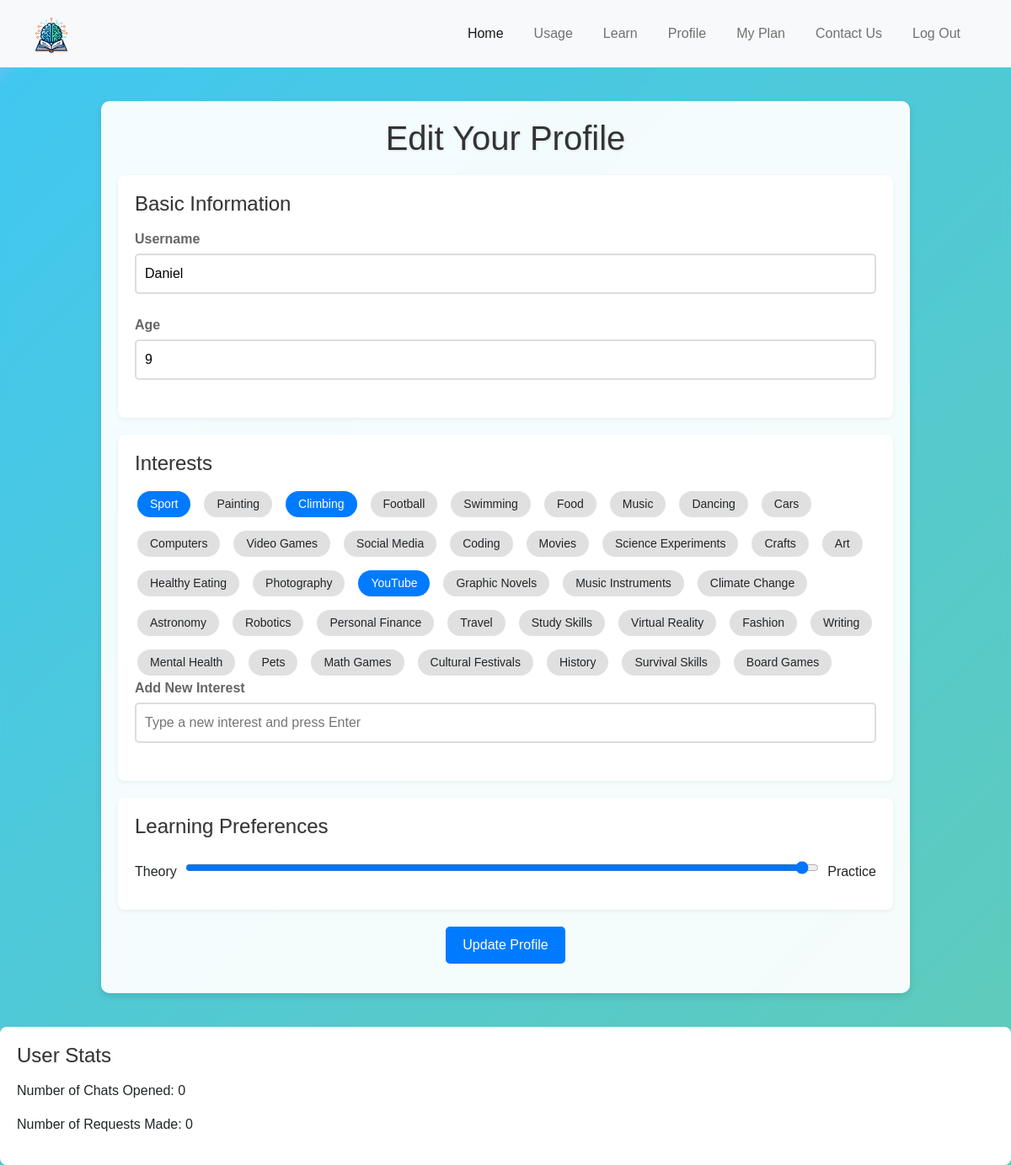
Screenshot of /profile (signed in) with the database file from the repository.
### tables this page shows
CREATE TABLE users (
    id INTEGER PRIMARY KEY AUTOINCREMENT,
    username TEXT NOT NULL UNIQUE,
    password TEXT NOT NULL
, age INTEGER, learning_preference INTEGER, likes TEXT, chats_opened INTEGER DEFAULT 0, requests_made INTEGER DEFAULT 0);

### app.py (the view)
@app.route("/profile", methods=["GET", "POST"])
@login_required
def profile():
    conn = get_db_connection("users.db")
    cursor = conn.cursor()
    if request.method == "POST":
        username = request.form['username']
        age = request.form['age']
        likes = ','.join(request.form.getlist('likes'))
        learning_preference = request.form['learning_preference']
        new_interest = request.form.get('new_interest')
        if new_interest:
            likes += f",{new_interest}"
        try:
            cursor.execute("UPDATE users SET username = ?, age = ?, likes = ?, learning_preference = ? WHERE id = ?",
                           (username, age, likes, learning_preference, session['user_id']))
            conn.commit()
            flash("Profile updated successfully", "info")
        finally:
            conn.close()
        return redirect(url_for('learn_mathematics'))
    else:
        cursor.execute("SELECT * FROM users WHERE id = ?", (session['user_id'],))
        user = dict(cursor.fetchone())
        user['likes'] = user['likes'].split(',') if user['likes'] else []
        conn.close()
        return render_template("profile.html", user=user)

### app.py (called while the page is built)
@app.after_request
def after_request(response):
    response.headers["Cache-Control"] = "no-cache, no-store, must-revalidate"
    response.headers["Expires"] = 0
    response.headers["Pragma"] = "no-cache"
    return response

### helpers.py (called while the page is built)
def login_required(f):
    @wraps(f)
    def decorated_function(*args, **kwargs):
        if session.get("user_id") is None:
            return redirect("/login")
        return f(*args, **kwargs)
    return decorated_function

def get_db_connection(db_name):
    conn = sqlite3.connect(db_name)
    conn.row_factory = sqlite3.Row  # to access columns by name
    return conn

### templates/profile.html (shortened to what this page needs)
{% extends "layout.html" %}
{% block content %}
<link rel="stylesheet" href="{{ url_for('static', filename='profile_styles.css') }}">
<div class="profile-container">
    <h1>Edit Your Profile</h1>
    <form method="POST" action="/profile" class="profile-form">
        <div class="form-section">
            <h2>Basic Information</h2>
            <div class="form-group">
                <label for="username">Username</label>
                <input type="text" id="username" name="username" value="{{ user.username }}" required>
            </div>
            <div class="form-group">
                <label for="age">Age</label>
                <input type="number" id="age" name="age" value="{{ user.age }}" required>
            </div>
        </div>
        <div class="form-section">
            <h2>Interests</h2>
            <div class="topics-container" id="topics-container">
                {% for topic in [
                    'Sport', 'Painting', 'Climbing', 'Football', 'Swimming', 'Food', 'Music', 'Dancing',
                    'Cars', 'Computers', 'Video Games', 'Social Media', 'Coding', 'Movies', 'Science Experiments',
                    'Crafts', 'Art', 'Healthy Eating', 'Photography', 'YouTube', 'Graphic Novels',
                    'Music Instruments', 'Climate Change', 'Astronomy', 'Robotics', 'Personal Finance', 'Travel',
                    'Study Skills', 'Virtual Reality', 'Fashion', 'Writing', 'Mental Health', 'Pets', 'Math Games',
                    'Cultural Festivals', 'History', 'Survival Skills', 'Board Games'
                ] %}
                <label class="checkbox-label" for="like_{{ topic }}">{{ topic }}</label>
            </div>
            <div class="form-group">
                <label for="new_interest">Add New Interest</label>
                <input type="text" id="new_interest" name="new_interest" placeholder="Type a new interest and press Enter">
            </div>
        </div>
        <div class="form-section">
            <h2>Learning Preferences</h2>
            <div class="learning-preference">
                <label for="learning_preference">Theory</label>
                <input type="range" id="learning_preference" name="learning_preference" min="0" max="100" value="{{ user.learning_preference }}">
                <label for="learning_preference">Practice</label>
            </div>
        </div>
        <div class="form-group">
            <button type="submit" class="btn-update">Update Profile</button>
        </div>
    </form>
</div>
<div class="form-section">
    <h2>User Stats</h2>
    <p>Number of Chats Opened: {{ user.chats_opened }}</p>
    <p>Number of Requests Made: {{ user.requests_made }}</p>
</div>
{% endblock %}

### templates/layout.html (shortened to what this page needs)
<!DOCTYPE html>
<html lang="en">
    <head>
        <link href="https://cdn.jsdelivr.net/npm/bootstrap@5.1.3/dist/css/bootstrap.min.css" rel="stylesheet">
        <link href="/static/styles.css" rel="stylesheet">
    </head>
    <body>
        <nav class="navbar navbar-expand-lg navbar-light bg-light navbar-darkblue">
            <div class="container-fluid">
                <a class="navbar-brand" href="{{ url_for('index') }}">
                    <img src="{{ url_for('static', filename='images/nobackground.png') }}" alt="OpenMath Logo" style="height: 50px;">
                </a>
                <ul class="navbar-nav d-flex">
                    <li class="nav-item">
                        <a class="nav-link active" aria-current="page" href="{{ url_for('index') }}">Home</a>
                    </li>
                    <li class="nav-item">
                        <a class="nav-link" href="/usage">Usage</a>
                    </li>
                    <li class="nav-item">
                        <a class="nav-link" href="/learn">Learn</a>
                    </li>
                    <li class="nav-item">
                        <a class="nav-link" href="/profile">Profile</a>
                    </li>
                    <li class="nav-item">
                        <a class="nav-link" href="/myplan">My Plan</a>
                    </li>
                    <li class="nav-item">
                        <a class="nav-link" href="/contact">Contact Us</a>
                    </li>
                    {% if session.user_id %}
                    <li class="nav-item">
                        <a class="nav-link" href="/logout">Log Out</a>
                    </li>
                    {% endif %}
                </ul>
            </div>
        </nav>
        {% block content %}{% endblock %}
    </body>
</html>

### static/styles.css (style rules this page uses)
body, html { margin: 0; padding: 0; backdrop-filter: blur(5px); background-size: cover; }
.navbar { background-color: #092e52; padding: 10px 20px; }
.navbar-brand img { height: 40px; }
.navbar-nav { margin-left: auto; }
.navbar-darkblue { background-color: #0056b3; }
.nav-link { color: #007bff; margin-right: 20px; }

### static/profile_styles.css (style rules this page uses)
body { background: linear-gradient(-45deg, #c3d808 0%, #41c7f0 99%, #f0a9f7 100%); background-size: 400% 400%; animation: gradientBackground 15s ease infinite; font-family: 'Arial', sans-serif; margin: 0; padding: 0; }
.profile-container { max-width: 960px; margin: 40px auto; padding: 20px; background: rgba(255, 255, 255, 0.9); box-shadow: 0 4px 8px rgba(0,0,0,0.1); border-radius: 10px; position: relative; overflow: hidden; }
.profile-container::before, .profile-container::after { content: ''; position: absolute; width: 200%; height: 200%; top: -50%; left: -50%; background: rgba(255, 255, 255, 0.2); transform: rotate(45deg); z-index: -1; }
.profile-container h1 { text-align: center; color: #333; margin-bottom: 20px; font-size: 2.5em; text-shadow: 1px 1px 3px rgba(0,0,0,0.1); }
.profile-form { display: grid; grid-template-columns: 1fr; gap: 20px; }
.form-section { background: #fff; padding: 20px; border-radius: 8px; box-shadow: 0 2px 5px rgba(0,0,0,0.05); }
.form-section h2 { color: #333; margin-bottom: 15px; font-size: 1.5em; text-shadow: 1px 1px 3px rgba(0,0,0,0.1); }
.form-group { margin-bottom: 15px; }
.form-group label { display: block; margin-bottom: 5px; font-weight: bold; color: #666; }
input[type="text"], input[type="number"], input[type="range"] { width: 100%; padding: 10px; border: 2px solid #ddd; border-radius: 5px; font-size: 16px; margin-bottom: 10px; }
.checkbox-label { background: #e0e0e0; border-radius: 20px; padding: 5px 15px; cursor: pointer; display: inline-flex; align-items: center; font-size: 14px; transition: background-color 0.3s, color 0.3s; margin: 3px; }
input[type="checkbox"]:checked + .checkbox-label { background: #007bff; color: white; }
.btn-update { background-color: #007bff; border: none; padding: 10px 20px; border-radius: 5px; color: white; cursor: pointer; font-size: 16px; display: block; margin: 0 auto; }
.learning-preference { display: flex; align-items: center; gap: 10px; justify-content: space-between; }
.topics-container { display: flex; flex-wrap: wrap; gap: 10px; }

### rows the page displays
users: username "Daniel", age "9", learning_preference "100", chats_opened "0", requests_made "0"

### other values shown
{{ topic }} "Sport" "Painting" "Climbing" "Football" "Swimming" "Food" "Music" "Dancing" "Cars" "Computers" "Video Games" "Social Media" "Coding" "Movies" "Science Experiments" "Crafts" "Art" "Healthy Eating" "Photography" "YouTube" "Graphic Novels" "Music Instruments" "Climate Change" "Astronomy" "Robotics" "Personal Finance" "Travel" "Study Skills" "Virtual Reality" "Fashion" "Writing" "Mental Health" "Pets" "Math Games" "Cultural Festivals" "History" "Survival Skills" "Board Games"
